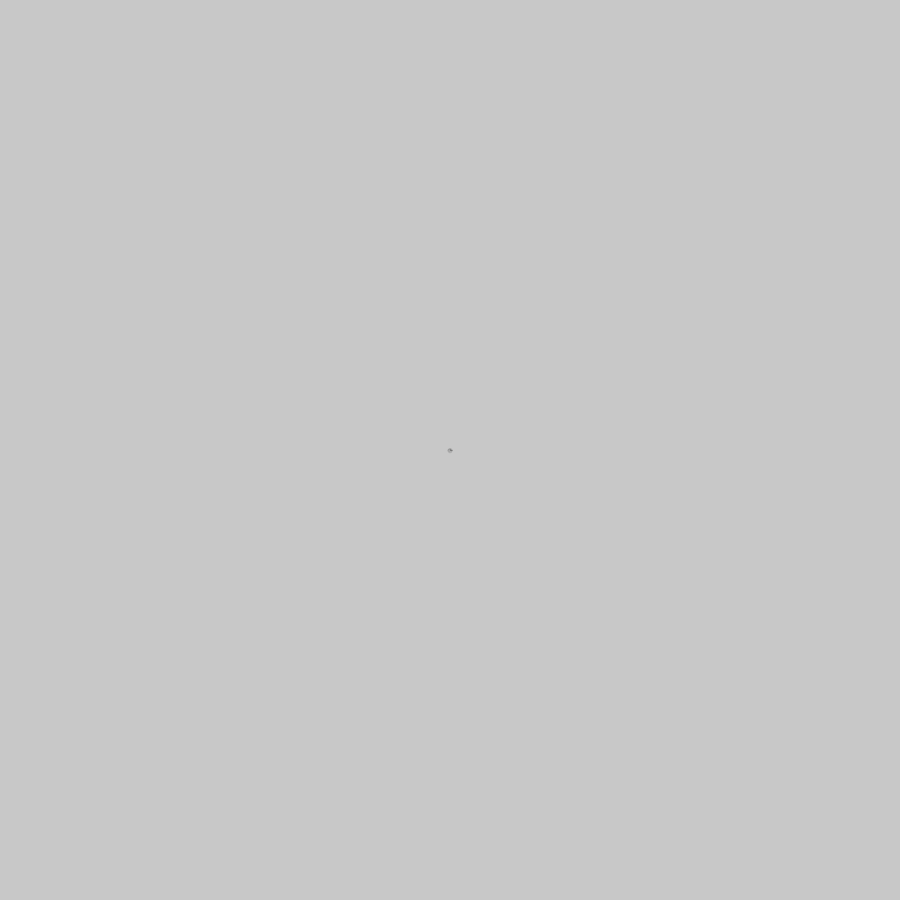
Frame 1 (no input)
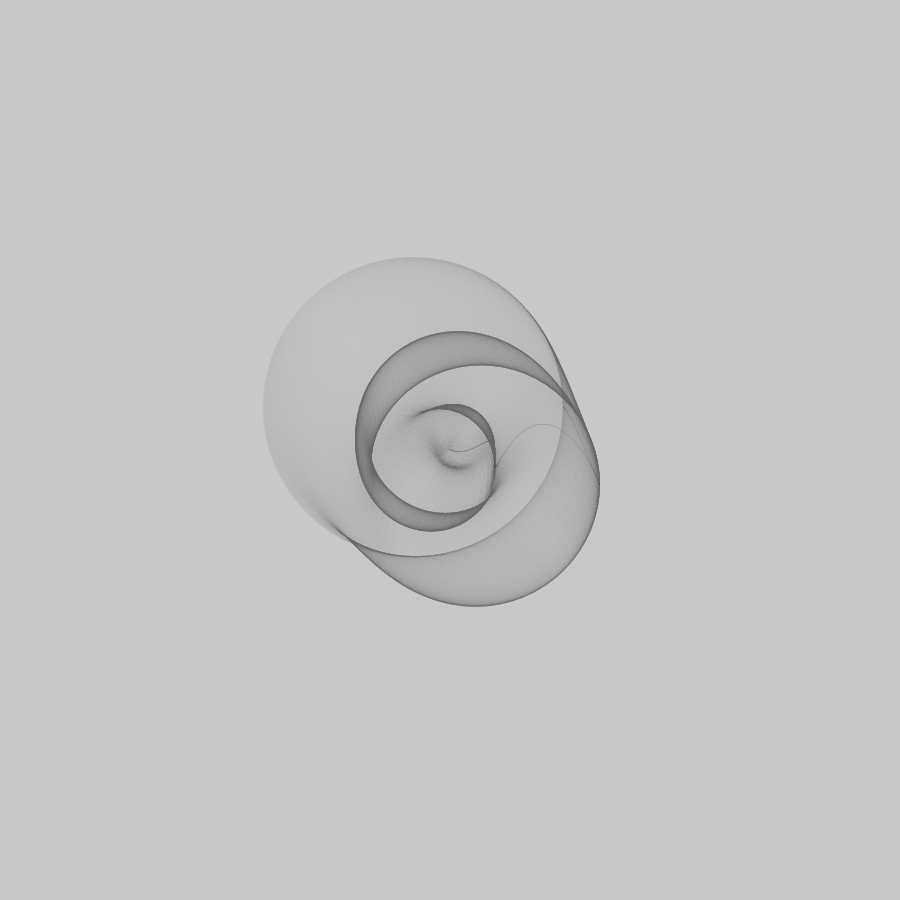
Frame 60 (no input)
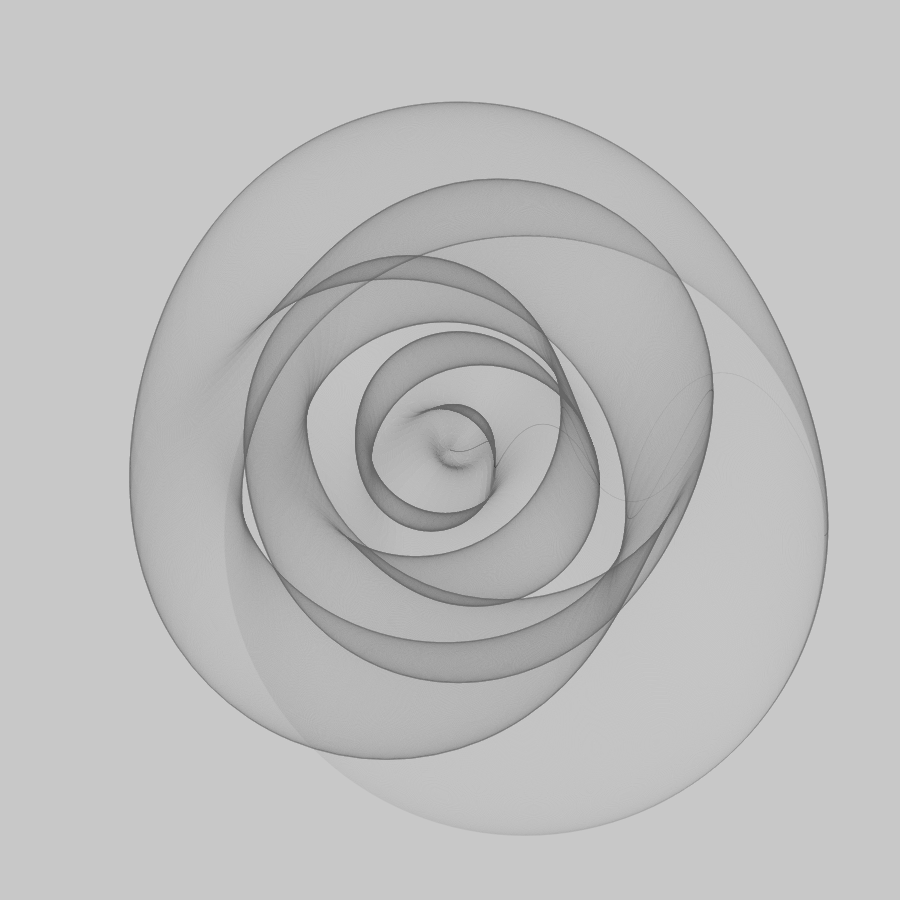
Frame 120 (the mouse pressed at the canvas centre since frame 60)

The p5.js sketch that drew these frames (run headless with seeded random() and noise() and a simulated clock; from frame 60 on, the mouse is pressed at the canvas centre):

// p5.js sketch
// ── sketch.js
// Sin variables
let amplitude_sin = 7;
let frequency_sin = 2;
// Cos variables
let amplitude_cos = 7;
let frequency_cos = 3;

function setup() {
    // Create canvas
    createCanvas(900, 900);
    background(200);
}

function draw() {
    translate(450, 450);
    noFill();
    stroke(100, 5);
    // Draw 100 frames in one
    for (let i = 0; i < 50; i++) {
        let delta_time = (((frameCount - 1) * 5) + (i / 10));
        ellipse(sin(radians(delta_time) * frequency_sin) * (delta_time / amplitude_sin),
            cos(radians(delta_time) * frequency_cos) * (delta_time / amplitude_cos), delta_time);
    }
}

// ── style.css
html, body {
  margin: 0;
  padding: 0;
}

body {
  width: 100vw;
  height: 100vh;
  display: flex;
  justify-content: center;
  align-items: center;
  flex-wrap: wrap;
}

canvas {
  box-shadow: 0px 0px 12px 12px gray;
}
